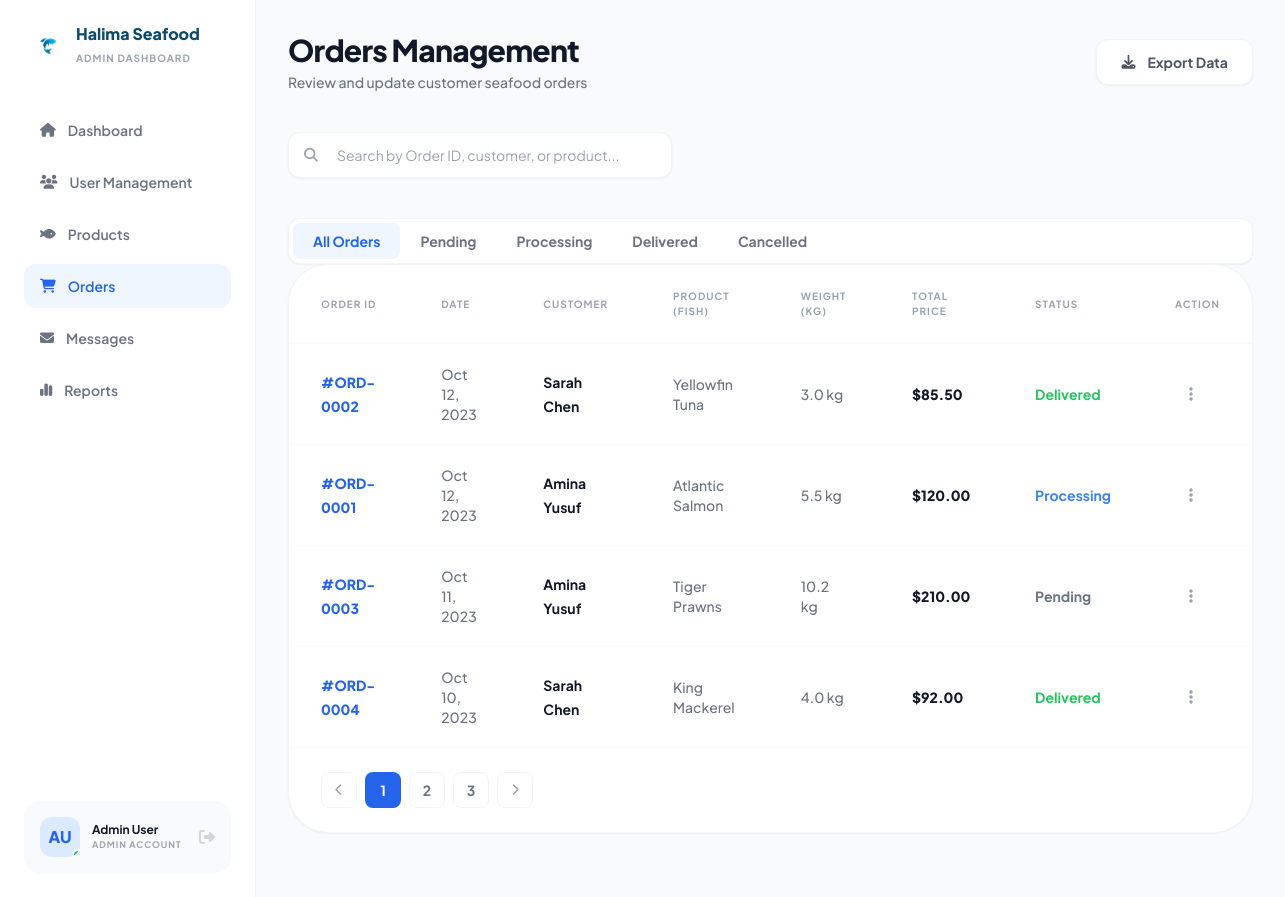
The page /Admin/orders.php (signed in) on the database its author committed.
### tables this page shows
CREATE TABLE IF NOT EXISTS orders (
    id INT AUTO_INCREMENT PRIMARY KEY,
    user_id INT NOT NULL,
    product_id INT NOT NULL,
    weight_kg DECIMAL(10, 2) NOT NULL,
    total_price DECIMAL(10, 2) NOT NULL,
    status ENUM('Pending', 'Processing', 'Delivered', 'Cancelled') DEFAULT 'Pending',
    created_at TIMESTAMP DEFAULT CURRENT_TIMESTAMP,
    FOREIGN KEY (user_id) REFERENCES users(id),
    FOREIGN KEY (product_id) REFERENCES products(id)
);

CREATE TABLE IF NOT EXISTS users (
    id INT AUTO_INCREMENT PRIMARY KEY,
    full_name VARCHAR(255) NOT NULL,
    email VARCHAR(255) NOT NULL UNIQUE,
    phone_number VARCHAR(20),
    username VARCHAR(100) NOT NULL UNIQUE,
    password VARCHAR(255) NOT NULL,
    role ENUM('admin', 'user') DEFAULT 'user',
    status ENUM('active', 'inactive') DEFAULT 'active',
    created_at TIMESTAMP DEFAULT CURRENT_TIMESTAMP
);

CREATE TABLE IF NOT EXISTS products (
    id INT AUTO_INCREMENT PRIMARY KEY,
    sku VARCHAR(50) UNIQUE NOT NULL,
    name VARCHAR(255) NOT NULL,
    category ENUM('Fresh', 'Frozen', 'Shellfish', 'Canned') DEFAULT 'Fresh',
    description TEXT,
    price_per_kg DECIMAL(10, 2) NOT NULL,
    stock_level_kg DECIMAL(10, 2) DEFAULT 0,
    status ENUM('In Stock', 'Low Stock', 'Out of Stock') DEFAULT 'In Stock',
    image_path VARCHAR(255) DEFAULT 'default_fish.png',
    created_at TIMESTAMP DEFAULT CURRENT_TIMESTAMP
);

### Admin/orders.php (the view, shortened to what this page needs)
<?php
include '../Includes/db.php';
$filter = $_GET['status'] ?? 'All';
$where_clause = "";
$sql = "SELECT o.*, u.full_name as customer_name, p.name as product_name
        FROM orders o
        JOIN users u ON o.user_id = u.id
        JOIN products p ON o.product_id = p.id
        $where_clause
        ORDER BY o.created_at DESC";
$orders_query = mysqli_query($conn, $sql);
?>
<!DOCTYPE html>
<html lang="en">
<head>
    <script src="https://cdn.tailwindcss.com"></script>
    <link rel="stylesheet" href="https://cdnjs.cloudflare.com/ajax/libs/font-awesome/6.4.0/css/all.min.css">
</head>
<body class="bg-[#f8fafc] flex min-h-screen">
    <?php include 'Includes/sidebar.php'; ?>
    <main class="flex-1 ml-64 p-8">
        <header class="flex justify-between items-center mb-10">
            <div>
                <h1 class="text-3xl font-black text-gray-900 tracking-tight">Orders Management</h1>
                <p class="text-sm text-gray-500 font-medium mt-1">Review and update customer seafood orders</p>
            </div>
            <div class="flex items-center gap-6">
                <a href="handlers/export_handler.php" class="bg-white border border-gray-100 px-6 py-3 rounded-xl text-sm font-bold text-gray-600 flex items-center gap-3 hover:bg-gray-50 transition-all shadow-sm">
                    <i class="fa-solid fa-download"></i> Export Data
                </a>
            </div>
        </header>
        <div class="flex justify-between items-center mb-10">
            <div class="relative w-96">
                <i class="fa-solid fa-magnifying-glass absolute left-4 top-1/2 -translate-y-1/2 text-gray-400 text-sm"></i>
                <input type="text" id="orderSearchInput" placeholder="Search by Order ID, customer, or product..." class="w-full bg-white border border-gray-100 py-3 pl-12 pr-4 rounded-xl text-sm focus:ring-2 focus:ring-blue-100 transition-all outline-none shadow-sm">
            </div>
            </div>
            <div class="flex bg-white rounded-xl p-1 border border-gray-100 shadow-sm">
                <?php
                    $statuses = ['All', 'Pending', 'Processing', 'Delivered', 'Cancelled'];
                    foreach($statuses as $s):
                        $active = ($filter === $s) ? 'active' : '';
                ?>
                <a href="?status=<?php echo $s; ?>" class="px-5 py-2 text-sm font-bold rounded-lg transition-all filter-btn <?php echo $active; ?> text-gray-500 hover:text-blue-600">
                    <?php echo $s === 'All' ? 'All Orders' : $s; ?>
                </a>
                <?php endforeach; ?>
            </div>
        <div class="bg-white rounded-[2.5rem] border border-gray-100 shadow-sm overflow-hidden mb-8">
            <table class="w-full text-left">
                <thead>
                    <tr class="text-gray-400 uppercase text-[10px] font-black tracking-widest border-b border-gray-50">
                        <th class="px-8 py-6">Order ID</th>
                        <th class="px-8 py-6">Date</th>
                        <th class="px-8 py-6">Customer</th>
                        <th class="px-8 py-6">Product (Fish)</th>
                        <th class="px-8 py-6">Weight (KG)</th>
                        <th class="px-8 py-6">Total Price</th>
                        <th class="px-8 py-6">Status</th>
                        <th class="px-8 py-6 text-right">Action</th>
                    </tr>
                </thead>
                <tbody class="divide-y divide-gray-50" id="orderTableBody">
                    <?php while($order = mysqli_fetch_assoc($orders_query)): ?>
                    <tr class="hover:bg-gray-50/50 transition-all group">
                        <td class="px-8 py-5">
                            <span class="text-sm font-black text-blue-600">#ORD-<?php echo str_pad($order['id'], 4, '0', STR_PAD_LEFT); ?></span>
                        </td>
                        <td class="px-8 py-5 text-sm font-medium text-gray-500">
                            <?php echo date('M d, Y', strtotime($order['created_at'])); ?>
                        </td>
                        <td class="px-8 py-5">
                            <span class="text-sm font-bold text-gray-900"><?php echo $order['customer_name']; ?></span>
                        </td>
                        <td class="px-8 py-5 text-sm font-medium text-gray-500"><?php echo $order['product_name']; ?></td>
                        <td class="px-8 py-5 text-sm font-medium text-gray-500"><?php echo number_format($order['weight_kg'], 1); ?> kg</td>
                        <td class="px-8 py-5 text-sm font-black text-gray-900">$<?php echo number_format($order['total_price'], 2); ?></td>
                        <td class="px-8 py-5 text-sm">
                            <?php
                                $status_classes = [
                                    'Pending' => 'text-gray-500',
                                    'Processing' => 'text-blue-500',
                                    'Delivered' => 'text-green-500',
                                    'Cancelled' => 'text-red-400'
                                ];
                                $color = $status_classes[$order['status']] ?? 'text-gray-500';
                            ?>
                            <span class="font-bold <?php echo $color; ?>"><?php echo $order['status']; ?></span>
                        </td>
                        <td class="px-8 py-5 text-right">
                            <button class="h-8 w-8 text-gray-400 hover:text-blue-600 rounded-lg transition-all flex items-center justify-center">
                                <i class="fa-solid fa-ellipsis-vertical"></i>
                            </button>
                        </td>
                    </tr>
                    <?php endwhile; ?>
                </tbody>
            </table>
            <div class="px-8 py-6 border-t border-gray-50 flex justify-start items-center gap-2">
                <button class="h-9 w-9 border border-gray-100 rounded-lg flex items-center justify-center text-gray-400 hover:bg-gray-50 transition-all cursor-not-allowed">
                    <i class="fa-solid fa-chevron-left text-xs"></i>
                </button>
                <button class="h-9 w-9 bg-blue-600 text-white rounded-lg flex items-center justify-center text-sm font-bold">1</button>
                <button class="h-9 w-9 border border-gray-100 rounded-lg flex items-center justify-center text-sm font-bold text-gray-500 hover:bg-gray-50">2</button>
                <button class="h-9 w-9 border border-gray-100 rounded-lg flex items-center justify-center text-sm font-bold text-gray-500 hover:bg-gray-50">3</button>
                <button class="h-9 w-9 border border-gray-100 rounded-lg flex items-center justify-center text-gray-400 hover:bg-gray-50 transition-all">
                    <i class="fa-solid fa-chevron-right text-xs"></i>
                </button>
            </div>
        </div>
    </main>
    </html>

### Admin/orders.php (style rules this page uses)
body { font-family: 'Plus Jakarta Sans', sans-serif; }
.filter-btn.active { background-color: #eff6ff; color: #2563eb; border-color: #dbeafe; }

### rows shown on the page
orders: id "0002", created_at "Oct 12, 2023", user.full_name "Sarah Chen", product.name "Yellowfin Tuna", weight_kg "3.0", total_price "85.50", status "Delivered"
orders: id "0001", created_at "Oct 12, 2023", user.full_name "Amina Yusuf", product.name "Atlantic Salmon", weight_kg "5.5", total_price "120.00", status "Processing"
orders: id "0003", created_at "Oct 11, 2023", user.full_name "Amina Yusuf", product.name "Tiger Prawns", weight_kg "10.2", total_price "210.00", status "Pending"
orders: id "0004", created_at "Oct 10, 2023", user.full_name "Sarah Chen", product.name "King Mackerel", weight_kg "4.0", total_price "92.00", status "Delivered"

### other values the page prints
$admin_name "Admin User"
$admin_role "ADMIN"
$s "Pending"
$s "Processing"
$s "Delivered"
$s "Cancelled"
